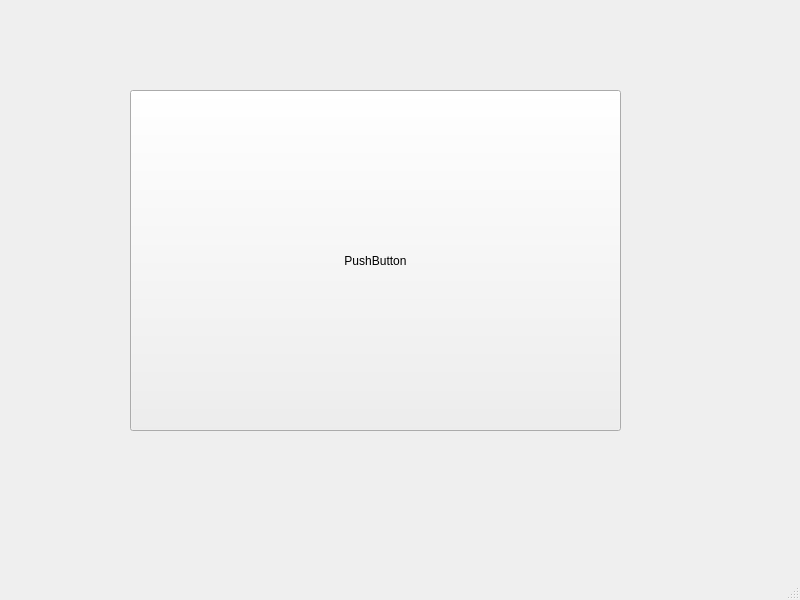
<?xml version="1.0" encoding="UTF-8"?>
<ui version="4.0">
 <class>MainWindow</class>
 <widget class="QMainWindow" name="MainWindow">
  <property name="geometry">
   <rect>
    <x>0</x>
    <y>0</y>
    <width>800</width>
    <height>600</height>
   </rect>
  </property>
  <property name="windowTitle">
   <string>MainWindow</string>
  </property>
  <widget class="QWidget" name="centralwidget">
   <widget class="QPushButton" name="pushButton">
    <property name="geometry">
     <rect>
      <x>130</x>
      <y>90</y>
      <width>491</width>
      <height>341</height>
     </rect>
    </property>
    <property name="text">
     <string>PushButton</string>
    </property>
   </widget>
  </widget>
  <widget class="QMenuBar" name="menubar">
   <property name="geometry">
    <rect>
     <x>0</x>
     <y>0</y>
     <width>800</width>
     <height>21</height>
    </rect>
   </property>
  </widget>
  <widget class="QStatusBar" name="statusbar"/>
 </widget>
 <resources/>
 <connections/>
</ui>
